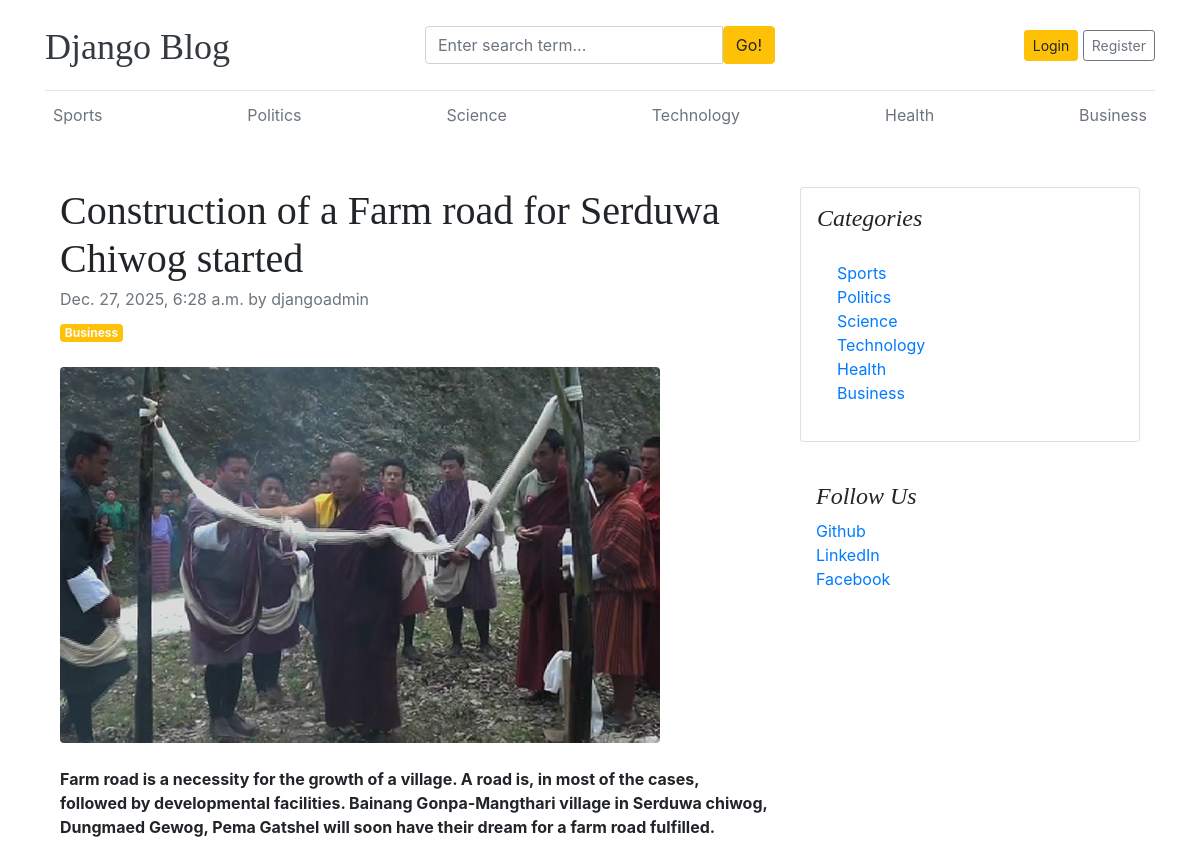
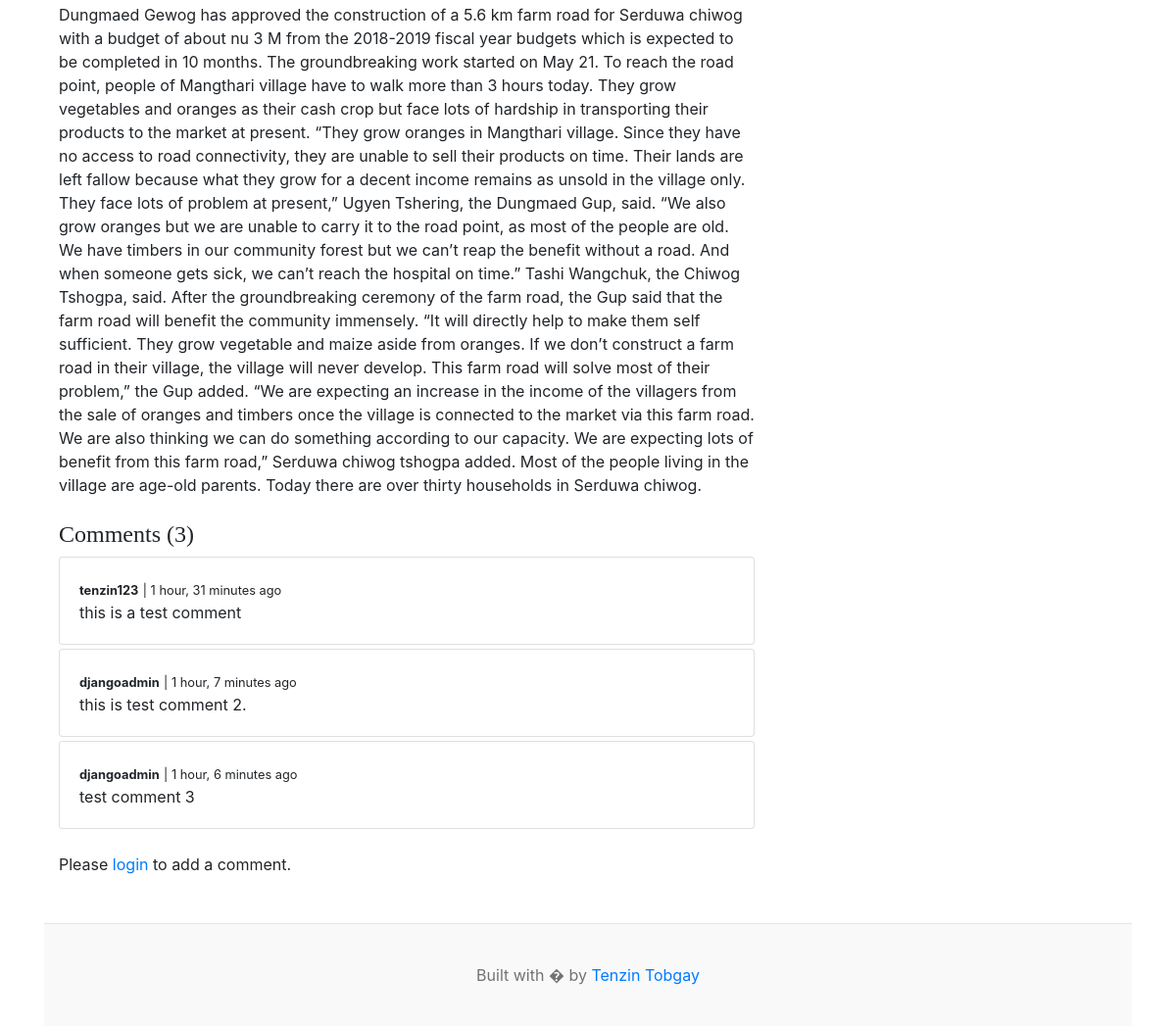
Screenshot of /construction-of-a-farm-road-for-serduwa-chiwog-started/ with the database file from the repository (2 pictures, top to bottom).
### blogs/models.py (models this page shows, shortened)
class Category(models.Model):
    category_name = models.CharField(max_length=100, unique=True)
    created_at = models.DateTimeField(auto_now_add=True)
    updated_at = models.DateTimeField(auto_now=True)
    class Meta:
        verbose_name = "Category"
        verbose_name_plural = "Categories"
    def __str__(self):
        return self.category_name

class Blog(models.Model):
    title = models.CharField(max_length=200)
    slug = models.SlugField(max_length=200, unique=True, blank=True)
    category = models.ForeignKey(Category, on_delete=models.CASCADE)
    author = models.ForeignKey(User, on_delete=models.CASCADE)
    featured_image = models.ImageField(upload_to='uploads/%Y/%m/%d')
    short_description = models.TextField(max_length=500)
    blog_body = models.TextField(max_length=5000)
    status = models.CharField(max_length=20, choices=STATUS_CHOICES, default='draft')
    is_featured = models.BooleanField(default=False)
    created_at = models.DateTimeField(auto_now_add=True)
    updated_at = models.DateTimeField(auto_now=True)

class Comment(models.Model):
    user = models.ForeignKey(User, on_delete=models.CASCADE)
    blog = models.ForeignKey(Blog, on_delete=models.CASCADE)
    comment = models.TextField(max_length=500)
    created_at = models.DateTimeField(auto_now_add=True)
    updated_at = models.DateTimeField(auto_now=True)
    def __str__(self):
        return self.comment

### assignment/models.py (models this page shows, shortened)
class SocialLink(models.Model):
    platform_name = models.CharField(max_length=50)
    profile_url = models.URLField(max_length=200)
    created_at = models.DateTimeField(auto_now_add=True)
    updated_at = models.DateTimeField(auto_now=True)

### blogs/views.py (the view, shortened to what this page needs)
# urls.py: path('<slug:slug>/', blog_views.blogs, name='blogs'),
def blogs(request, slug):
    single_blog = get_object_or_404(Blog, slug=slug, status='Published')
    comments = Comment.objects.filter(blog=single_blog)
    comment_count = comments.count()
    context = {
        'single_blog': single_blog,
        'comments': comments,
        'comment_count': comment_count,
    }
    return render(request, 'blogs.html', context)

### blogs/context_processors.py (called while the page is built)
def get_categories(request):
    categories = Category.objects.all()
    return dict(categories=categories)

def get_social_links(request):
    social_links = SocialLink.objects.all()
    return dict(social_links=social_links)

### templates/blogs.html
{% extends 'base.html' %}
{% block content%}
<div class="container mt-5">
    <div class="row">
        <div class="col-lg-8">
            <article>
                <header class="mb-4">
                    <h1 class="fw-bolder mb-1">{{single_blog.title}}</h1>
                    <div class="text-muted fst-italic mb-2">{{single_blog.created_at}} by {{single_blog.author}}</div>
                    <a class="badge bg-warning text-decoration-none text-light" href="#!">{{single_blog.category}}</a>
                </header>
                <figure class="mb-4"><img class="img-fluid rounded" src="{{single_blog.featured_image.url}}" alt="..." /></figure>
                <section class="mb-5">
                    <p class="fs-5 mb-4" style="font-weight: bold;">{{single_blog.short_description}}</p>
                    <p class="fs-5 mb-4">{{single_blog.blog_body}}</p>
                    <h4>Comments ({{comment_count}})</h4>
                    {% if comments %}
                        {% for comment in comments %}
                        <div class="card mt-1">
                            <div class="card-body">
                                <span>
                                    <small style="font-weight: bold;">{{comment.user}}</small>
                                    <small>| {{comment.created_at | timesince}} ago</small>
                                </span>
                                <p class="card-text mt-0">{{comment}}</p>
                            </div>
                        </div>
                        {% endfor %}
                    {% else %}
                    no comments
                    {% endif %}
                    <br>
                    <div class="form-group">
                        {% if user.is_authenticated %}
                        <form action="" method="post">
                            {% csrf_token %}
                            <div class="form-group">
                                <label for="comment">Add a Comment:</label>
                                <textarea class="form-control" placeholder="Write your comment." name="comment" rows="3" required></textarea>
                                <br>
                                <button type="submit" class="btn btn-warning">Submit</button>
                            </div>
                        </form>
                        {% else %}
                        <p>Please <span><a href="{% url 'login' %}">login</a></span> to add a comment.</p>
                        {% endif %}
                    </div>
                </section>
            </article>
        </div>
        <div class="col-lg-4">
            <div class="card mb-4 p-3">
                <h4 class="font-italic">Categories</h4>
                <div class="card-body">
                    <div class="row">
                        <div class="col-sm-6">
                            <ul class="list-unstyled mb-0">
                                {% for category in categories %}
                                <li><a href="{% url 'posts_by_category' category.id %}">{{category.category_name}}</a></li>
                                {% endfor %}
                            </ul>
                        </div>
                    </div>
                </div>
            </div>
            {% if social_links %}
            <div class="p-3">
                <h4 class="font-italic">Follow Us</h4>
                <ol class="list-unstyled">
                {% for link in social_links %}
                <li><a href="{{link.profile_url}}" target="_blank">{{link.platform_name}}</a></li>
                {% endfor %}
                </ol>
            </div>
            {% endif %}
        </div>
    </div>
</div>
{% endblock content %}

### templates/base.html (shortened to what this page needs)
{% load static %}
<!DOCTYPE html>
<html lang="en">
<head>
    <link href="https://getbootstrap.com/docs/4.0/dist/css/bootstrap.min.css" rel="stylesheet">
    <link href="{% static 'css/blog.css' %}" rel="stylesheet">
    <link rel="stylesheet" href="https://cdnjs.cloudflare.com/ajax/libs/font-awesome/7.0.1/css/all.min.css" />
  </head>
<body>
    <div class="container">
      <header class="blog-header py-3">
        <div class="row flex-nowrap justify-content-between align-items-center">
          <div class="col-4 pt-1">
            <a class="blog-header-logo text-dark" href="/">Django Blog</a>
          </div>
          <div class="col-4">
            <form action="{% url 'search' %}" method="get">
                <div class="input-group">
                    <input class="form-control" name="keyword" value="{{keyword}}" type="text" placeholder="Enter search term..." aria-label="Enter search term..." aria-describedby="button-search" />
                    <button type="submit" class="btn btn-warning" id="button-search" type="button">Go!</button>
                </div>
            </form>
          </div>
          <div class="col-4 d-flex justify-content-end align-items-center">
            {% if not user.is_authenticated %}
            <a class="btn btn-sm btn-warning" href="{% url 'login' %}">Login</a> &nbsp;
            <a class="btn btn-sm btn-outline-secondary" href="{% url 'register' %}">Register</a>
            {% else %}
            <span><a href="{% url 'dashboard' %}">Dashboard</a></span>
            &emsp;
            <span><a href="{% url 'logout' %}">LogOut</a></span>
            {% endif %}
          </div>
        </div>
      </header>
      <div class="nav-scroller py-1 mb-2">
        <nav class="nav d-flex justify-content-between">
            {% for category in categories %}
                <a class="p-2 text-muted" href="{% url 'posts_by_category' category.id %}">{{ category.category_name }}</a>
            {% endfor %}
        </nav>
      </div>
{% block content %}
{% endblock %}
<footer class="blog-footer">
  <p>Built with � by <a href="#">Tenzin Tobgay</a></p>
</footer>
</body>
</html>

### blog_main/static/css/blog.css (style rules this page uses)
.blog-header { border-bottom: 1px solid #e5e5e5; }
.blog-header-logo { font-family: "Playfair Display", Georgia, "Times New Roman", serif; font-size: 2.25rem; }
h1, h2, h3, h4, h5, h6 { font-family: "Playfair Display", Georgia, "Times New Roman", serif; }
.blog-footer { padding: 2.5rem 0; color: #727272; text-align: center; background-color: #f9f9f9; border-top: .05rem solid #e5e5e5; }
.blog-footer p:last-child { margin-bottom: 0; }

### rows the page displays
Category: category_name "Sports"
Category: category_name "Politics"
Category: category_name "Science"
Category: category_name "Technology"
Category: category_name "Health"
Category: category_name "Business"
Blog: title "Construction of a Farm road for Serduwa Chiwog started", created_at "Dec. 27, 2025, 6:28 a.m.", author "djangoadmin", category "Business", featured_image (picture), short_description "Farm road is a necessity for the growth of a village. A road is, in most of the cases, followed by developmental facilities. Bainang Gonpa-Mangthari village in Serduwa chiwog, Dungmaed Gewog, Pema Gatshel will soon have their dream for a farm road fulfilled.", blog_body "Dungmaed Gewog has approved the construction of a 5.6 km farm road for Serduwa chiwog with a budget of about nu 3 M from the 2018-2019 fiscal year budgets which is expected to be completed in 10 months. The groundbreaking work started on May 21. To reach the road point, people of Mangthari village have to walk more than 3 hours today. They grow vegetables and oranges as their cash crop but face lots of hardship in transporting their products to the market at present. “They grow oranges in Mangthari village. Since they have no access to road connectivity, they are unable to sell their products on time. Their lands are left fallow because what they grow for a decent income remains as unsold…"
Comment: user "tenzin123", created_at "1 hour, 31 minutes", comment "this is a test comment"
Comment: user "djangoadmin", created_at "1 hour, 7 minutes", comment "this is test comment 2."
Comment: user "djangoadmin", created_at "1 hour, 6 minutes", comment "test comment 3"
SocialLink: platform_name "Github"
SocialLink: platform_name "LinkedIn"
SocialLink: platform_name "Facebook"

### other values shown
{{ comment_count }} "3"
